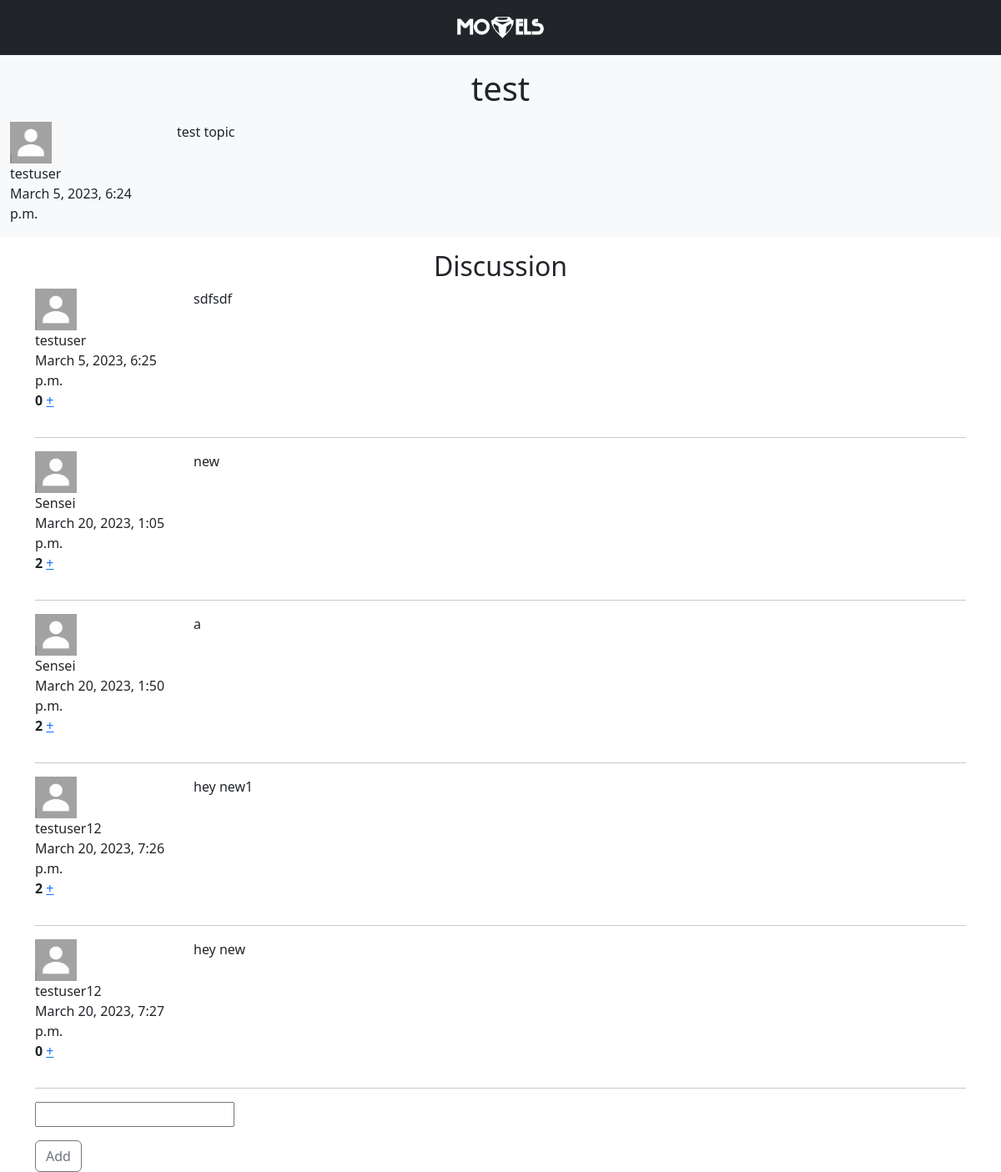
The page /topic1/ on the database its author committed.
### blog/models/topic.py (models this page shows)
class Topic(Abstract):
    name = models.CharField(max_length=100)
    text = models.TextField()
    user = models.ForeignKey(User, on_delete=models.CASCADE)

### blog/models/post.py (models this page shows)
class Post(Abstract):
    body = models.CharField(max_length=1000)
    grade = models.IntegerField(default=0)
    topic = models.ForeignKey(Topic, on_delete=models.CASCADE)
    user = models.ForeignKey(User, on_delete=models.CASCADE)

### blog/views.py (the view, shortened to what this page needs)
# urls.py: path('topic<int:pk>/', views.TopicView.as_view(), name='topic'),
class TopicView(CreateView):
    model = Post
    template_name = 'topic.html'
    form_class = AddPost
    def get_context_data(self, **kwargs):
        context = super().get_context_data(**kwargs)
        pk = self.kwargs['pk']
        context['title'] = _('Topic')
        context['user'] = self.request.user
        try:
            context['avatar'] = Avatar.objects
        except Avatar.DoesNotExist:
            context['avatar'] = None
        context['topic'] = Topic.objects.get(id=pk)
        try:
            context['creator_avatar'] = Avatar.objects.get(user=Topic.objects.get(id=pk).user).file.url
        except Avatar.DoesNotExist:
            context['creator_avatar'] = None
        posts = []
        n = 0
        for p in Post.objects.filter(topic=Topic.objects.get(id=pk)):
            p.grade = len(Like.objects.filter(post=p))
            posts.append([p])
            posts[n].append([i.user for i in Like.objects.filter(user=self.request.user.id, post=p)])
            n += 1
        context['posts'] = posts
        return context

### blog/forms.py
class AddPost(forms.ModelForm):
    class Meta:
        model = Post
        fields = ['body']

### blog/templates/topic.html (shortened to what this page needs)
{% extends 'base.html' %}
{% block content %}
<div class="container-fluid">
    <div class="row bg-light mb-3">
        <h1 class="text-center my-3">{{ topic.name }}</h1>
            <div class="col-lg-2 col-md-2 col-4">
                  {% if creator_avatar %}
                      <img src="{{ creator_avatar }}" height="50" width="50">
                  {% else %}
                      <img src="/static/none.jpg" height="50" width="50">
                  {% endif %}
               <p>
                   {{ topic.user.username }}<br>
                   {{ topic.created_at }}<br>
               </p>
            </div>
            <div class="col-lg-8 col-md-8 col-8">
              <p>{{ topic.text }}</p>
            </div>
        </div>
</div>
<div class="container">
    <h2 class="text-center mt-3">Discussion</h2>
    {% if posts %}
        {% for post in posts %}
            <div class="row">
                <div class="col-lg-2 col-md-2 col-4">
                      {% if avatar %}
                          <img src="/static/none.jpg" height="50" width="50">
                      {% else %}
                          <img src="/static/none.jpg" height="50" width="50">
                      {% endif %}
                   <p>
                       {{ post.0.user.username }}<br>
                       {{ post.0.created_at }}<br>
                       <b>{{ post.0.grade }}</b>
                       {% if user in post.1 %}
                            <a href="/grade_minus{{ post.0.id }}">-</a><br>
                       {% else %}
                            <a href="/grade{{ post.0.id }}">+</a><br>
                       {% endif %}
                   </p>
                </div>
                <div class="col-lg-8 col-md-8 col-8">
                  <p>{{ post.0.body }}</p>
                </div>
            </div>
            <hr>
        {% endfor %}
    {% else %}
        <h4 class="text-center text-secondary my-3">No comments yet.<br>You will be the first!</h4>
    {% endif %}
    <form method="POST">
      {% for field in form %}
          <p> {{ field }}</p>
      {% endfor %}
      <input class="btn btn-outline-secondary" type="submit" value="Add">
    </form>
</div>
{% endblock %}

### blog/templates/base.html (shortened to what this page needs)
<!DOCTYPE html>
<html lang="en">
<head>
    <link href="https://cdn.jsdelivr.net/npm/bootstrap@5.3.0-alpha1/dist/css/bootstrap.min.css" rel="stylesheet">
</head>
<body>
     <nav class="navbar navbar-expand navbar-dark bg-dark">
         <div class="container">
            <div class="mx-auto">
             <a href="/"><img src="/static/logowbg.png" height="50"></a>
         </div>
         </div>
    </nav>
    {% block content %}{% endblock %}
</body>
</html>

### rows shown on the page
Topic: name "test", user.username "testuser", created_at "March 5, 2023, 6:24 p.m.", text "test topic"
Post: user.username "testuser", created_at "March 5, 2023, 6:25 p.m.", grade "0", body "sdfsdf"
Post: user.username "Sensei", created_at "March 20, 2023, 1:05 p.m.", grade "2", body "new"
Post: user.username "Sensei", created_at "March 20, 2023, 1:50 p.m.", grade "2", body "a"
Post: user.username "testuser12", created_at "March 20, 2023, 7:26 p.m.", grade "2", body "hey new1"
Post: user.username "testuser12", created_at "March 20, 2023, 7:27 p.m.", grade "0", body "hey new"
